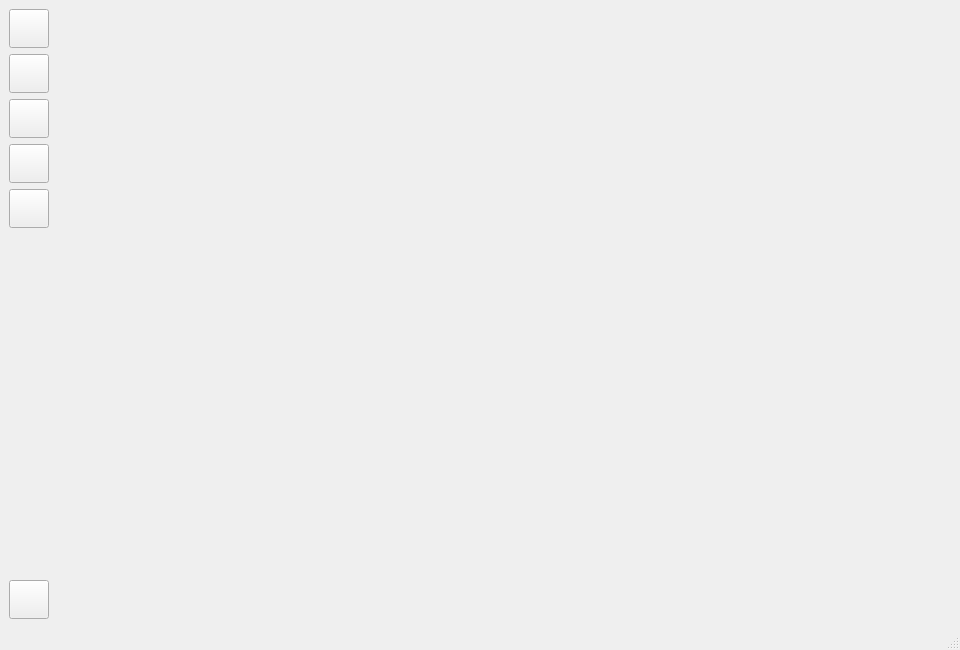
<?xml version="1.0" encoding="UTF-8"?>
<!--
  ~ Flowkeeper - Pomodoro timer for power users and teams
  ~ Copyright (c) 2023 Constantine Kulak
  ~
  ~ This program is free software: you can redistribute it and/or modify
  ~ it under the terms of the GNU General Public License as published by
  ~ the Free Software Foundation; either version 3 of the License, or
  ~ (at your option) any later version.
  ~
  ~ This program is distributed in the hope that it will be useful,
  ~ but WITHOUT ANY WARRANTY; without even the implied warranty of
  ~ MERCHANTABILITY or FITNESS FOR A PARTICULAR PURPOSE.  See the
  ~ GNU General Public License for more details.
  ~
  ~ You should have received a copy of the GNU General Public License
  ~ along with this program.  If not, see <https://www.gnu.org/licenses/>.
  -->

<ui version="4.0">
 <class>MainWindow</class>
 <widget class="QMainWindow" name="MainWindow">
  <property name="geometry">
   <rect>
    <x>0</x>
    <y>0</y>
    <width>960</width>
    <height>650</height>
   </rect>
  </property>
  <property name="windowTitle">
   <string>Flowkeeper</string>
  </property>
  <property name="windowIcon">
   <iconset>
    <normaloff>:/flowkeeper.png</normaloff>:/flowkeeper.png</iconset>
  </property>
  <widget class="QWidget" name="rootLayout">
   <layout class="QVBoxLayout" name="rootLayoutInternal">
    <property name="spacing">
     <number>0</number>
    </property>
    <property name="leftMargin">
     <number>0</number>
    </property>
    <property name="topMargin">
     <number>0</number>
    </property>
    <property name="rightMargin">
     <number>0</number>
    </property>
    <property name="bottomMargin">
     <number>0</number>
    </property>
    <item>
     <widget class="QWidget" name="mainLayout" native="true">
      <layout class="QHBoxLayout" name="mainLayoutInternal">
       <property name="spacing">
        <number>0</number>
       </property>
       <property name="leftMargin">
        <number>0</number>
       </property>
       <property name="topMargin">
        <number>0</number>
       </property>
       <property name="rightMargin">
        <number>0</number>
       </property>
       <property name="bottomMargin">
        <number>0</number>
       </property>
       <item>
        <widget class="QWidget" name="left_toolbar" native="true">
         <layout class="QVBoxLayout" name="verticalLayout_3">
          <item>
           <layout class="QVBoxLayout" name="left_toolbar_layout">
            <item>
             <widget class="QToolButton" name="toolToday">
              <property name="text">
               <string/>
              </property>
              <property name="iconSize">
               <size>
                <width>32</width>
                <height>32</height>
               </size>
              </property>
              <property name="checkable">
               <bool>true</bool>
              </property>
             </widget>
            </item>
            <item>
             <widget class="QToolButton" name="toolTasks">
              <property name="text">
               <string/>
              </property>
              <property name="iconSize">
               <size>
                <width>32</width>
                <height>32</height>
               </size>
              </property>
             </widget>
            </item>
            <item>
             <widget class="QToolButton" name="toolStats">
              <property name="text">
               <string/>
              </property>
              <property name="iconSize">
               <size>
                <width>32</width>
                <height>32</height>
               </size>
              </property>
             </widget>
            </item>
            <item>
             <widget class="QToolButton" name="toolBacklogs">
              <property name="text">
               <string/>
              </property>
              <property name="iconSize">
               <size>
                <width>32</width>
                <height>32</height>
               </size>
              </property>
              <property name="visible">
               <bool>false</bool>
              </property>
             </widget>
            </item>
            <item>
             <widget class="QToolButton" name="toolTeams">
              <property name="text">
               <string/>
              </property>
              <property name="iconSize">
               <size>
                <width>32</width>
                <height>32</height>
               </size>
              </property>
             </widget>
            </item>
            <item>
             <spacer name="verticalSpacer">
              <property name="orientation">
               <enum>Qt::Vertical</enum>
              </property>
              <property name="sizeHint" stdset="0">
               <size>
                <width>20</width>
                <height>40</height>
               </size>
              </property>
             </spacer>
            </item>
            <item>
             <widget class="QToolButton" name="toolSettings">
              <property name="text">
               <string/>
              </property>
              <property name="iconSize">
               <size>
                <width>32</width>
                <height>32</height>
               </size>
              </property>
             </widget>
            </item>
           </layout>
          </item>
         </layout>
        </widget>
       </item>
       <item>
        <widget class="QSplitter" name="splitter">
         <property name="orientation">
          <enum>Qt::Horizontal</enum>
         </property>
         <property name="handleWidth">
          <number>0</number>
         </property>
         <widget class="QWidget" name="leftTableLayout" native="true">
          <layout class="QVBoxLayout" name="leftTableLayoutInternal">
           <property name="spacing">
            <number>0</number>
           </property>
           <property name="leftMargin">
            <number>0</number>
           </property>
           <property name="topMargin">
            <number>0</number>
           </property>
           <property name="rightMargin">
            <number>0</number>
           </property>
           <property name="bottomMargin">
            <number>0</number>
           </property>
          </layout>
         </widget>
         <widget class="QWidget" name="rightTableLayout" native="true">
          <layout class="QVBoxLayout" name="rightTableLayoutInternal">
           <property name="spacing">
            <number>0</number>
           </property>
           <property name="leftMargin">
            <number>0</number>
           </property>
           <property name="topMargin">
            <number>0</number>
           </property>
           <property name="rightMargin">
            <number>0</number>
           </property>
           <property name="bottomMargin">
            <number>0</number>
           </property>
           <item>
            <layout class="QHBoxLayout" name="searchBar">
             <property name="spacing">
              <number>0</number>
             </property>
            </layout>
           </item>
          </layout>
         </widget>
        </widget>
       </item>
      </layout>
     </widget>
    </item>
   </layout>
  </widget>
  <widget class="QStatusBar" name="statusBar"/>
  <widget class="QMenuBar" name="menuBar">
   <property name="geometry">
    <rect>
     <x>0</x>
     <y>0</y>
     <width>960</width>
     <height>35</height>
    </rect>
   </property>
   <property name="nativeMenuBar">
    <bool>true</bool>
   </property>
  </widget>
 </widget>
 <tabstops />
 <resources/>
 <connections/>
</ui>
